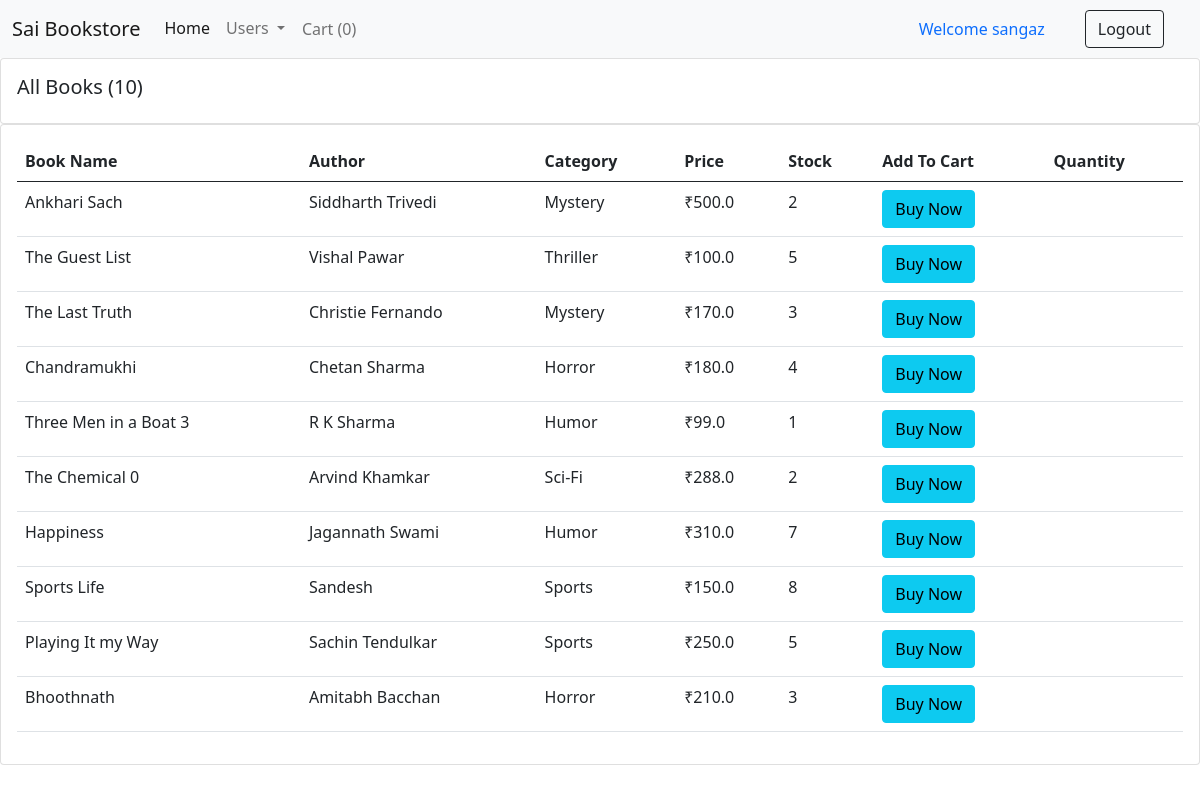
Page /for_users/ (signed in) on the committed database.
### books/models.py (models this page shows, shortened)
class Book(models.Model):
    CATEGORY = (
    ('Mystery', 'Mystery'),
    ('Thriller', 'Thriller'),
    ('Sci-Fi', 'Sci-Fi'),
    ('Humor', 'Humor'),
    ('Horror', 'Horror'),
    ('Sports','Sports')
    )
    book_name = models.CharField(max_length=100)
    author = models.CharField(max_length=100, default="")
    category = models.CharField(max_length=100, choices=CATEGORY)
    price = models.FloatField()
    stock = models.IntegerField(default=2)

### books/views.py (the view)
# urls.py: path("for_users/", views.Users, name="Users"),
@login_required(login_url = '/user_login')
def Users(request):
    books = Book.objects.all()
    total_books = books.count()
    return render (request, "for_user.html", {'books':books, 'total_books':total_books})

### books/templates/for_user.html (shortened to what this page needs)
{% extends 'user_navbar.html' %}
{% block cart-item %}
<li class="nav-item">
  <a class="nav-link btn btn-light" href="/checkout/" aria-current="page" >Cart
    (<span id="cart">0</span>)</a>
</li>
{% endblock %}
{% block body %}
<div class="row">
  <div class="col-md">
    <div class="card card-body">
      <h5>All Books ({{total_books}})</h5>
    </div>
    <div class="card card-body">
      <table class="table">
        <thead>
          <tr>
            <th>Book Name</th>
            <th>Author</th>
            <th>Category</th>
            <th>Price</th>
            <th>Stock</th>
            <th>Add To Cart</th>
            <th>Quantity</th>
          </tr>
        </thead>
        {% for book in books %}
        <tr>
          <td id="namepr{{book.id}}">{{book.book_name}}</td>
          <td id="authorpr{{book.id}}">{{book.author}}</td>
          <td id="categorypr{{book.id}}">{{book.category}}</td>
          <td> ₹<span id="pricepr{{book.id}}">{{book.price}}</span></td>
          <td id="stock{{book.id}}">{{book.stock}}</td>
          <td><button id="pr{{book.id}}" class="btn btn-info cart">Buy Now</button></td>
          <td class="quantity" id="divpr{{book.id}}"></td>
        </tr>
        {% endfor %}
      </table>
    </div>
  </div>
</div>
{% endblock %}

### books/templates/user_navbar.html (shortened to what this page needs)
<!doctype html>
<html lang="en">
  <head>
    <link href="https://cdn.jsdelivr.net/npm/bootstrap@5.0.2/dist/css/bootstrap.min.css" rel="stylesheet">
  </head>
  <body>
    <nav class="navbar navbar-expand-lg navbar-light bg-light">
        <div class="container-fluid">
          <a class="navbar-brand" href="/">Sai Bookstore</a>
          <div class="collapse navbar-collapse" id="navbarSupportedContent">
            <ul class="navbar-nav me-auto mb-2 mb-lg-0">
              <li class="nav-item">
                <a class="nav-link active" aria-current="page" href="/">Home</a>
              </li>
              <li class="nav-item dropdown">
                <a class="nav-link dropdown-toggle" href="#" id="navbarDropdown" role="button" data-bs-toggle="dropdown" aria-expanded="false">
                  Users
                </a>
              </li>
          {% block cart-item %} {% endblock %}
            </ul>
            {% if user.is_authenticated %}
              <a class="nav-link" href="#">Welcome {{request.user}}</a>
              <a href="/logout/" class="btn btn-outline-dark mx-4" type="submit">Logout</a>
            {% endif %}
          </div>
        </div>
      </nav>
      {% block body %}{% endblock %}
  </body>
</html>

### rows in the picture
Book: book_name "Ankhari Sach", author "Siddharth Trivedi", category "Mystery", price "500.0", stock "2"
Book: book_name "The Guest List", author "Vishal Pawar", category "Thriller", price "100.0", stock "5"
Book: book_name "The Last Truth", author "Christie Fernando", category "Mystery", price "170.0", stock "3"
Book: book_name "Chandramukhi", author "Chetan Sharma", category "Horror", price "180.0", stock "4"
Book: book_name "Three Men in a Boat 3", author "R K Sharma", category "Humor", price "99.0", stock "1"
Book: book_name "The Chemical 0", author "Arvind Khamkar", category "Sci-Fi", price "288.0", stock "2"
Book: book_name "Happiness", author "Jagannath Swami", category "Humor", price "310.0", stock "7"
Book: book_name "Sports Life", author "Sandesh", category "Sports", price "150.0", stock "8"
Book: book_name "Playing It my Way", author "Sachin Tendulkar", category "Sports", price "250.0", stock "5"
Book: book_name "Bhoothnath", author "Amitabh Bacchan", category "Horror", price "210.0", stock "3"

### other values in the picture
{{ request.user }} "sangaz"
{{ total_books }} "10"
